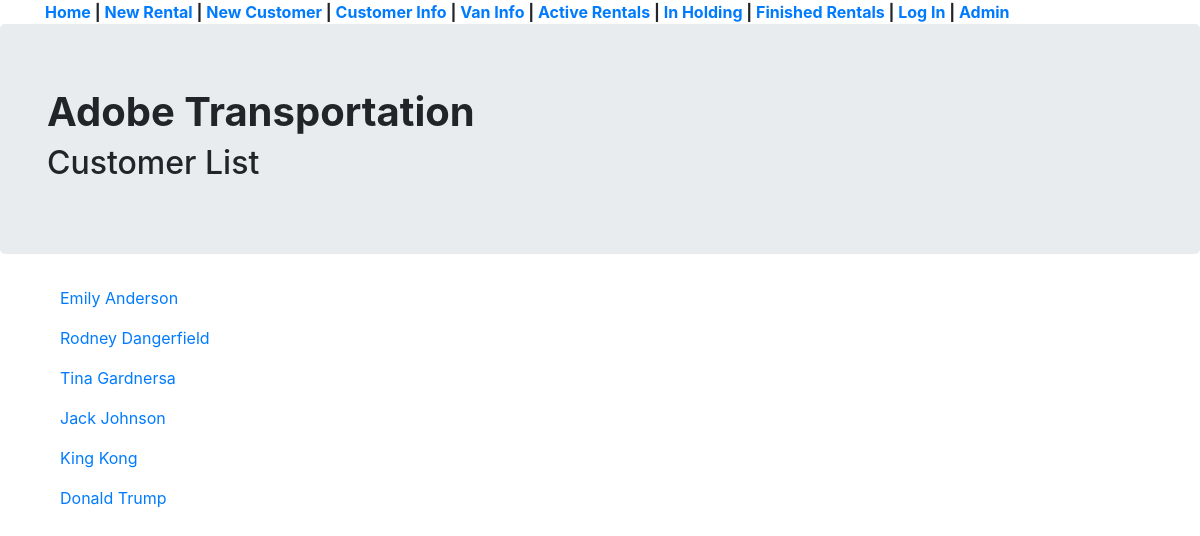
The app's page /customer_list/ with its own data.
### basic_app/models.py (models this page shows, shortened)
class Customer(models.Model):
	first_name = models.CharField(max_length=32, blank=True, null=False)
	last_name = models.CharField(max_length=32, blank=True, null=False)
	phone = models.CharField(unique=True, max_length=32, blank=True, null=False)
	email = models.EmailField(unique=True, blank=True)
	street = models.CharField(max_length=128, blank=True, null=False)
	city = models.CharField(max_length=128, blank=True, null=False)
	state = models.CharField(max_length=56, blank=True, null=False)
	z_code = models.CharField(max_length=10, blank=True, null=False)
	lic_class = (('A', 'Class A'), ('B', 'Class B'), ('C', 'Class C'), ('D', 'Class D-Operator'))
	d_lic_num = models.CharField(max_length=56, blank=True)
	d_lic_class = models.CharField(max_length=1, choices=lic_class, blank=True, null=False)
	d_lic_exp = models.CharField(max_length=56, blank=True)
	d_dob = models.CharField(max_length=56, blank=True)
	name_on_cc = models.CharField(max_length=128,blank=True, null=False)
	cc_num = models.CharField(max_length=16, blank=True, null=False)
	cc_exp = models.CharField(max_length=56, blank=True)
	cc_cv = models.CharField(max_length=4, blank=True, null=False)

### basic_app/views.py (the view)
# urls.py: path('customer_list/', views.CustomerListView.as_view(), name='customer_list'),
class CustomerListView(ListView):
	model = models.Customer

### basic_app/templates/basic_app/customer_list.html
{% extends 'basic_app/base.html' %}
{% block active_rentals %}
<div class="container"><h1><b>Adobe Transportation</b></h1><h2>Customer List</h2></div>
{% endblock %}
{% block body_content %}
<div class="container">
	{% for customer in customer_list %}
	<p><a href="{{customer.id}}">{{customer.first_name}} {{ customer.last_name }}</a></p>
	{% endfor %}
</div>
{% endblock %}

### basic_app/templates/basic_app/base.html (shortened to what this page needs)
<!DOCTYPE html>
<html>
<head>
	<link rel="stylesheet" href="https://maxcdn.bootstrapcdn.com/bootstrap/4.0.0/css/bootstrap.min.css">
    <link href="https://unpkg.com/gijgo@1.9.13/css/gijgo.min.css" rel="stylesheet" type="text/css" />
</head>
<body>
<div class="container">
	<nav><b>
		<a href="{% url 'basic_app:home' %}">Home</a> |
		<a href="{% url 'basic_app:create_rental' %} ">New Rental</a> |
		<a href="{% url 'basic_app:create_customer' %} ">New Customer</a> |
		<a href="{% url 'basic_app:customer_list' %}">Customer Info</a> |
		<a href="{% url 'basic_app:van_list' %} ">Van Info</a> |
		<a href="#">Active Rentals</a> |
		<a href="#">In Holding</a> |
		<a href="#">Finished Rentals</a> |
		<a href="#">Log In</a> |
		<a href="{% url 'admin:index' %}">Admin</a>
	</b></nav>
</div>
<div class="jumbotron">
	{% block active_rentals %}
	{% endblock %}
</div>
<div class="container">
	{% block body_content %}
	{% endblock %}
</div>
</body>
</html>

### records on screen
Customer: first_name "Emily", last_name "Anderson"
Customer: first_name "Rodney", last_name "Dangerfield"
Customer: first_name "Tina", last_name "Gardnersa"
Customer: first_name "Jack", last_name "Johnson"
Customer: first_name "King", last_name "Kong"
Customer: first_name "Donald", last_name "Trump"
